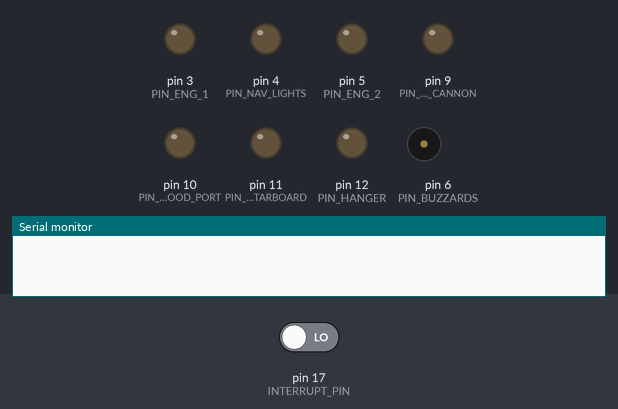
The sketch below on a simulated Arduino Uno, built with avr-gcc and run on an emulated ATmega328P. Parts: output pins drawn as LEDs (lit = HIGH), buzzer (waves = sounding, pin HIGH), the last lines printed to the serial monitor. Inputs (shaded band) come from the test bench; at power-on: pin 17 (INTERRUPT_PIN) LOW.

Above: at 0.08 s.
At 14.3 s:
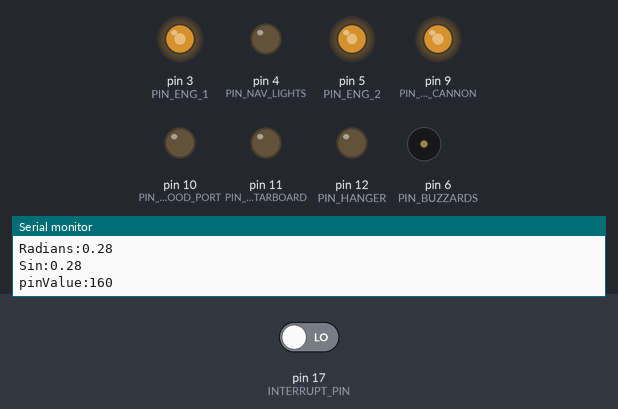
At 36.0 s:
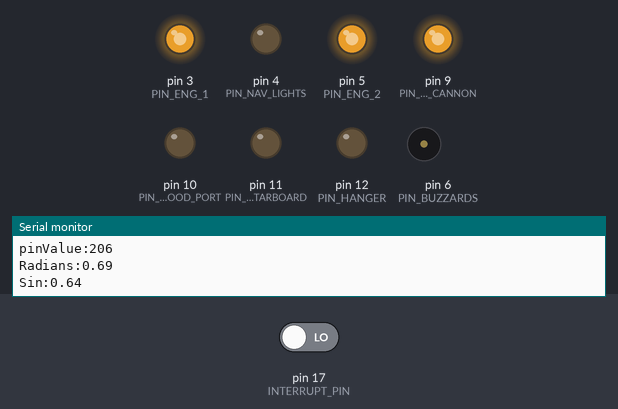
Timing chart, 0 to 40.0 s (numbered marks = the images above):
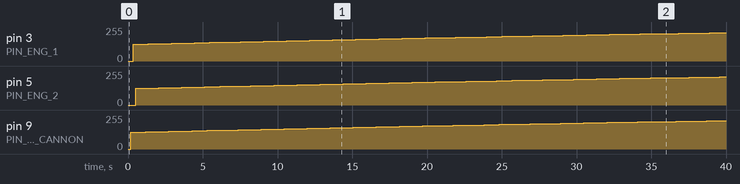

The sketch:

BirdOfPrey.ino
```cpp
#include "Arduino.h"
//#include <PinChangeInt.h>

volatile bool bPowerOn = false;

//timer constants
//#define RECEIVER_INTERRUPT_FREQ_FLASHER 100 //ms
//#define flashTimeOn 10
//#define flashTimeOff 11

#define PIN_ENG_1 3 //analog
#define PIN_ENG_2 5 //analog
#define PIN_NAV_LIGHTS 4 //analog
#define PIN_BUZZARDS 6 //analog
#define PIN_PLASMA_CANNON 9
#define PIN_WING_FLOOD_PORT 10 //analog
#define PIN_WING_FLOOD_STARBOARD 11 //analog
#define PIN_HANGER 12

#define BUTTON_PIN_1 14
#define BUTTON_PIN_2 15
#define BUTTON_PIN_3 16
//#define BUTTON_PIN_4 17
#define INTERRUPT_PIN 17


class timedOutputPinHandler {

  private:
  float no_radians = 0;

  public:
  uint8_t PIN = 0;

  timedOutputPinHandler(uint8_t pin, float startRadians){
     PIN=pin;
     pinMode(PIN, OUTPUT);
     digitalWrite(PIN, LOW);
     no_radians = startRadians;
  }

  uint8_t getPIN() {
    return PIN;
  }

  virtual void timedAction() {

    uint8_t pinValue=0;
    static int counter = 0;

    if (counter++ > 500){
      counter=0;
      if (no_radians < 3.13) {
        no_radians=no_radians+0.01;
      }
      else {
        no_radians=0;
      }

      Serial.print("Radians:");
      Serial.println(no_radians);
      Serial.print("Sin:");
      Serial.println(sin(no_radians));

      pinValue = round((1.0 + sin(no_radians)) * 125.0);
      analogWrite(PIN, pinValue);

      Serial.print("pinValue:");
      Serial.println(pinValue);

    /*if ( rising ) {
      if (currentOutputValue < maxLimit  ){
        currentOutputValue++;
        analogWrite(PIN, currentOutputValue);
      }
      else {
        rising=!rising;
      }
    }
    else {
      if (currentOutputValue > minLimit  ){
        currentOutputValue--;
        analogWrite(PIN, currentOutputValue);
      }
      else {
        rising=!rising;
      }
    }  */

    }
  }
};

class WarpEngine : timedOutputPinHandler{
   private:
     bool rising = true;

   public:
     WarpEngine(uint8_t pin, float startRadian) : timedOutputPinHandler(pin, startRadian) {
     }

   void timedAction() {
      timedOutputPinHandler::timedAction();
   }
};

class plasmaCannon : timedOutputPinHandler{
   private:
     bool rising = true;

   public:
     plasmaCannon(uint8_t pin, float startRadian) : timedOutputPinHandler(pin, startRadian) {
     }

   void timedAction() {
      timedOutputPinHandler::timedAction();
   }
};

class pinInterrupt {
  private:
    uint8_t PIN = 0;

  public:
    void *pHandler = 0;

    pinInterrupt(uint8_t pin) {
      PIN=pin;
      pinMode(PIN, INPUT_PULLUP);
      //pHandler = handler;

      //*digitalPinToPCMSK(pin) |= bit (digitalPinToPCMSKbit(PIN));  // enable pin
      //PCIFR  |= bit (digitalPinToPCICRbit(PIN)); // clear any outstanding interrupt
      //PCICR  |= bit (digitalPinToPCICRbit(PIN)); // enable interrupt for the group
      //include PinChangeInt.h to support
      //intPort::attachInterrupt(PIN, pHandler, FALLING);
    }
};

class jButton {

  private:
    volatile uint8_t PIN = 0;
    volatile unsigned long buttonDebounceDelay = 250;
    volatile unsigned long debounceTarget = 0;
    volatile bool pressed = false;
    volatile bool resetOnRead = true;

  public:
    jButton(uint8_t pin) {
      PIN=pin;
      pinMode(PIN, INPUT_PULLUP);
    }

    virtual volatile bool readButtonState(){
      bool is_pressed = pressed;
      if (resetOnRead) {
        pressed = false;
      }

      return is_pressed;
    }

    virtual volatile void setResetOnRead(bool set) {
      resetOnRead = set;
    }

    virtual volatile bool onButtonChangeDown(){
      if ( digitalRead(PIN) == false ) {
        if ((millis() - debounceTarget) > buttonDebounceDelay) { //then this should be a state change
          debounceTarget = millis();
          pressed = true;
        }
      }

      return readButtonState();
    }

    virtual volatile uint8_t getPIN() {
      return PIN;
    }
}; //class jButton

plasmaCannon mCannon(PIN_PLASMA_CANNON,0);
WarpEngine mOuterEngine(PIN_ENG_1,0);
WarpEngine mInnerEngine(PIN_ENG_2,3.14);

jButton button_1(BUTTON_PIN_1);
jButton button_2(BUTTON_PIN_2);
jButton button_3(BUTTON_PIN_3);
//pinInterrupt button_trigger(INTERRUPT_PIN);

void setup() {
  Serial.begin(9600);

  pinMode(PIN_NAV_LIGHTS, OUTPUT);
  pinMode(PIN_BUZZARDS, OUTPUT);
  pinMode(PIN_WING_FLOOD_PORT, OUTPUT);
  pinMode(PIN_WING_FLOOD_STARBOARD, OUTPUT);
  pinMode(PIN_HANGER, OUTPUT);

  digitalWrite(PIN_NAV_LIGHTS, LOW);
  digitalWrite(PIN_BUZZARDS, LOW);
  digitalWrite(PIN_WING_FLOOD_PORT, LOW);
  digitalWrite(PIN_WING_FLOOD_STARBOARD, LOW);
  digitalWrite(PIN_HANGER, LOW);

  //interrupt time0 roughly halfway throuh
  OCR0A = 0xAF;
  TIMSK0 |= _BV(OCIE0A);

  *digitalPinToPCMSK(INTERRUPT_PIN) |= bit (digitalPinToPCMSKbit(INTERRUPT_PIN));  // enable pin
  PCIFR  |= bit (digitalPinToPCICRbit(INTERRUPT_PIN)); // clear any outstanding interrupt
  PCICR  |= bit (digitalPinToPCICRbit(INTERRUPT_PIN)); // enable interrupt for the group

}//end setup

SIGNAL(TIMER0_COMPA_vect) //handler for timed interrupts
{
  mCannon.timedAction();
  mOuterEngine.timedAction();
  mInnerEngine.timedAction();
}

ISR (PCINT0_vect) // handle pin change interrupt for D8 to D13 here
{
  // if I wired up D8-D13 then I'd need some code here
}

ISR (PCINT1_vect) // handle pin change interrupt for A0 to A5 here // NAV0
{
  if(button_1.onButtonChangeDown()){
  }

  if(button_2.onButtonChangeDown()){
  }

  if(button_3.onButtonChangeDown()){
  }
  // check it was NAV0 and nothing else
}

ISR (PCINT2_vect) // handle pin change interrupt for D0 to D7 here // NAV1, NAV2
{
  // Check it was NAV1 or NAV2 and nothing else
}


/*void buttonPress() {
  button_1.onButtonChangeDown();
  button_2.onButtonChangeDown();
  button_3.onButtonChangeDown();
}*/

void startUp() {
 /* digitalWrite(PIN_BEACONS, HIGH);

  for (int brightness=15; brightness<=255; brightness+=1){
      analogWrite(PIN_NACELLES, brightness);
      delay(5);
  }

  for (int brightness=0; brightness<=255; brightness+=1){
      analogWrite(PIN_ENGINE, brightness);
      delay(5);
  }

  for (int brightness=0; brightness<=200; brightness+=1){
      analogWrite(PIN_FLOODS, brightness);
      delay(5);
  }   */
}

void shutDown() {
  /*digitalWrite(PIN_BEACONS, LOW);
  delay(1000);

  for (int brightness=200; brightness>=0; brightness-=1){
      analogWrite(PIN_FLOODS, brightness);
      delay(10);
  }

  for (int brightness=255; brightness>=0; brightness-=1){
      analogWrite(PIN_ENGINE, brightness);
      delay(10);
  }

  for (int brightness=255; brightness>=5; brightness-=1){
      analogWrite(PIN_NACELLES, brightness);
      delay(10);
  }   */

}

/*void updateNavBeacon(){

  static volatile byte bCounter=0;
  static volatile boolean bFlasherOn=false;

  if (bPowerOn){
    if (bCounter >= flashTimeOn && bCounter < flashTimeOff ){
       if (  !bFlasherOn ){
         digitalWrite(PIN_NAVIGATION_FLASHER, HIGH);
         bFlasherOn = true;
       }
    }

    if ( bFlasherOn && bCounter >= flashTimeOff ) {
       digitalWrite(PIN_NAVIGATION_FLASHER, LOW);
       bCounter = -1;
       bFlasherOn = false;
    }
    bCounter++;
  }
}*/


void loop() {

}
```

Measured:
- by itself, pin 3 (PIN_ENG_1), pin 9 (PIN_PLASMA_CANNON): moves from 0/255 to 213/255 over 39.6 s
- by itself, pin 5 (PIN_ENG_2): moves from 0/255 to 211/255 over 39.1 s
